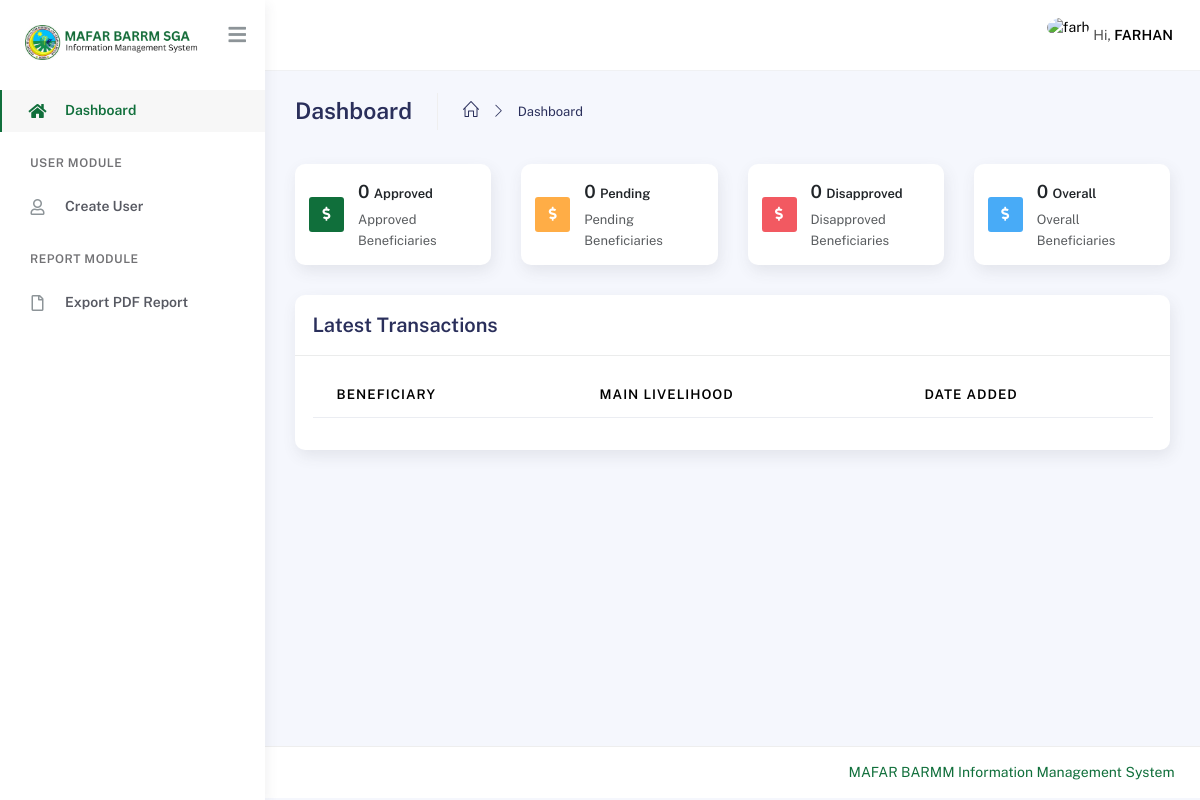
/mafar/dashboard/ (signed in), run on an earlier commit of the app's database.
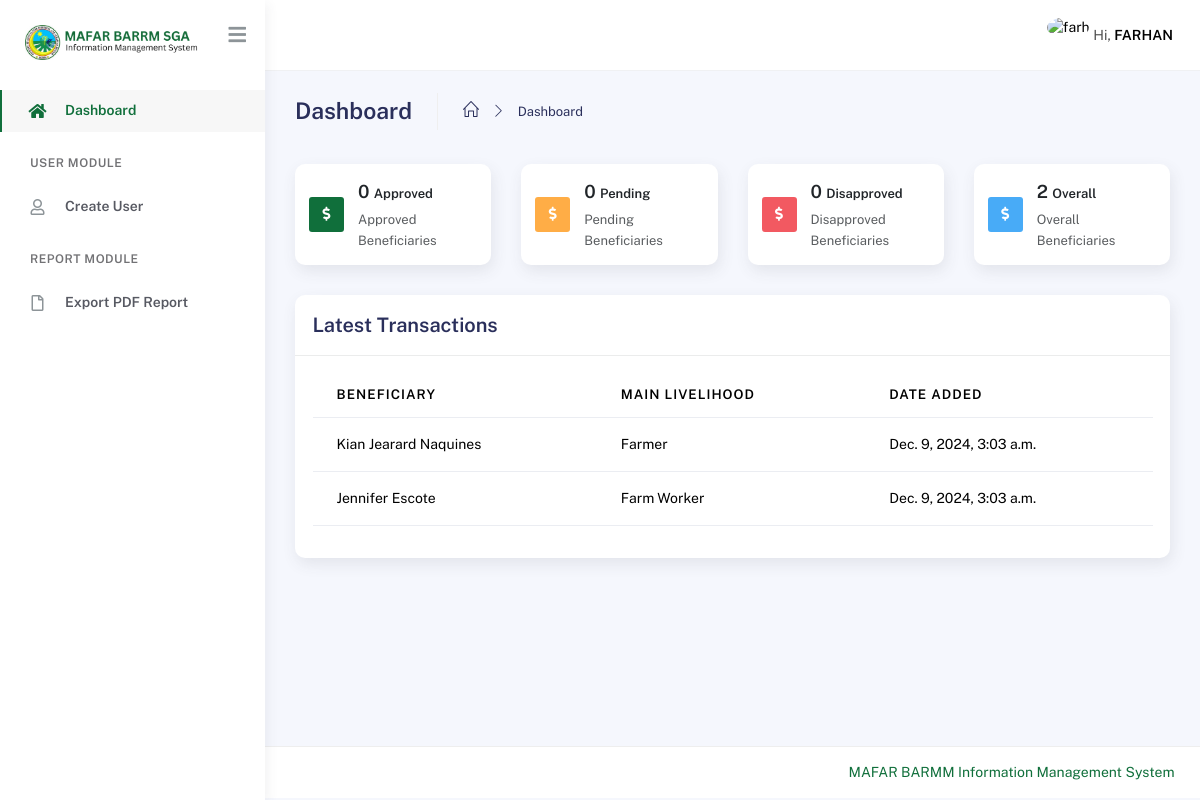
And on a later commit of the database.
### main/models.py (models this page shows, shortened)
class FarmProfile(models.Model):
    MAIN_LIVELIHOOD = (
        ("Farmer", "Farmer"),
        ("Farm Worker", "Farm Worker"),
        ("Agri Youth", "Agri Youth"),
    )
    FARMER = (
        ("Rice", "Rice"),
        ("Corn", "Corn"),
        ("Other Crops", "Other Crops"),
        ("Livestock", "Livestock"),
        ("Poultry", "Poultry"),
    )
    FARM_WORKER = (
        ("Land Preparation", "Land Preparation"),
        ("Planting", "Planting"),
        ("Cultivation", "Cultivation"),
        ("Harvesting", "Harvesting"),
        ("Others", "Others"),
    )
    AGRIYOUTH_WORKER = (
        ("1", "Part of a farming household"),
        ("2", "Attending/attended formal agri-fishery related course"),
        ("3", "Attending/attended non-formal agri-fishery related course"),
        ("4", "Participated in any agricultural activity/program."),
        ("5", "Others"),
    )
    related_to = models.ForeignKey(PersonalInformation, on_delete=models.CASCADE)
    main_livelihood = models.CharField(max_length=255, choices=MAIN_LIVELIHOOD)
    activity_farmer = models.CharField(
        max_length=50, choices=FARMER, null=True, blank=True
    )
    specific_farming_activity = models.CharField(max_length=50, null=True, blank=True)
    activity_farmworker = models.CharField(
        max_length=50, choices=FARM_WORKER, null=True, blank=True
    )
    specific_farmworker_activity = models.CharField(
        max_length=50, null=True, blank=True
    )
    activity_agriyouth = models.CharField(
        max_length=50, choices=AGRIYOUTH_WORKER, null=True, blank=True
    )
    specific_agriyouth_activity = models.CharField(
        max_length=50, null=True, blank=True
    )
    status = models.CharField(max_length=100, default='Pending', null=True, blank=True, choices=(('Pending','Pending'),('Approved','Approved'), ('Disapproved','Disapproved')))
    date_added = models.DateTimeField(auto_now_add=True)
    class Meta:
        verbose_name = "Farm Profile"
        verbose_name_plural = "Farm Profiles"

class PersonalInformation(models.Model):
    EXTENSIONS = (
        ("None", "None"),
        ("Sr.", "Sr."),
        ("Jr.", "Jr."),
    )
    GENDER = (("Male", "Male"), ("Female", "Female"))
    HIGHEST_EDUCATION = (
        ("Pre-school", "Pre-school"),
        ("Elementary", "Elementary"),
        ("High School", "High School"),
        ("Junior High School", "Junior High School"),
        ("Senior High School", "Senior High School"),
        ("College", "College"),
        ("Vocational", "Vocational"),
        ("Post-graduate", "Post-graduate"),
        ("None", "None"),
    )
    RELIGION = (
        ("Christianity", "Christianity"),
        ("Islam", "Islam"),
        ("Others", "Others"),
    )
    CIVIL_STATUS = (
        ("Single", "Single"),
        ("Married", "Married"),
        ("Widowed", "Widowed"),
        ("Separated", "Separated"),
    )
    RELATIONSHIP = (
        ("Mother", "Mother"),
        ("Father", "Father"),
    )
    firstname = models.CharField(
        max_length=255, help_text="Beneficiary first name", db_index=True
    )
    middlename = models.CharField(
        max_length=255, help_text="Beneficiary middle name", db_index=True
    )
    lastname = models.CharField(
        max_length=255, help_text="Beneficiary last name", db_index=True
    )
    extension = models.CharField(
        max_length=255, help_text="Extension", choices=EXTENSIONS, db_index=True,
        null=True, blank=True
    )
    gender = models.CharField(max_length=255, help_text="Gender", choices=GENDER)
    purok = models.CharField(max_length=255, help_text="Purok")
    municipality = models.ForeignKey(Municpality, on_delete=models.CASCADE, help_text="Municipality")
    barangay = models.ForeignKey(Barangay, on_delete=models.CASCADE, help_text="Barangay")
    street = models.CharField(max_length=255, help_text="Street")
    province = models.CharField(max_length=255, help_text="Province")
    region = models.CharField(max_length=255, help_text="Region")
    mobile_number = models.CharField(max_length=11, help_text="Mobile Number")
    landline_number = models.CharField(max_length=255, help_text="Landline Number", blank=True, null=True)
    dob = models.CharField(max_length=255, help_text="Date of Birth")
    pob = models.CharField(max_length=255, help_text="Place of Birth")
    provice_place_of_birth = models.CharField(
        max_length=255, help_text="Provice Place Of Birth"
    )
    country = models.CharField(max_length=255)
    education = models.CharField(
        max_length=255, help_text="Highest Formal Education", choices=HIGHEST_EDUCATION
    )
    is_pwd = models.BooleanField(default=False, help_text="Person with disability")
    is_fourps = models.BooleanField(default=False, help_text="4P's Beneficiary")
    is_member_in_ip = models.BooleanField(
        default=False, help_text="Member of an Indigenous Group"
    )
    is_household_head = models.BooleanField(default=False, help_text="Household head")
    is_with_government_id = models.BooleanField(default=False, help_text="Government ID")
    is_member_in_any_cooperative = models.BooleanField(default=False, help_text="Member in any cooperative")
    member_in_ip_specific = models.CharField(
        max_length=255, help_text="Specific Indigenous Group",
        null=True, blank=True
    )
    religion = models.CharField(max_length=255, choices=RELIGION, help_text="Region you belong")
    civil_status = models.CharField(max_length=255, choices=CIVIL_STATUS, help_text="Civil status")
    name_of_spouse_if_married = models.CharField(max_length=255, null=True, blank=True, help_text="Name of spouse if married")
    mother_maiden_name = models.CharField(max_length=255, help_text="Mother maiden name")
    name_of_household_head = models.CharField(max_length=255, help_text="Name of Household", blank=True, null=True)
    relationship = models.CharField(max_length=255, choices=RELATIONSHIP, null=True, blank=True, help_text="Relationship")
    number_of_living_household = models.IntegerField(default=0, null=True, blank=True, help_text="No. of living in your household")
    number_of_male = models.IntegerField(default=0, null=True, blank=True, help_text="No. of male in your household")
    number_of_female = models.IntegerField(default=0, null=True, blank=True, help_text="No. of female in your household")
    type_of_id = models.CharField(max_length=255, null=True, blank=True, help_text="What type of ID you have?")
    id_number = models.CharField(max_length=255, null=True, blank=True, help_text="Enter your ID number")
    specify_cooperative = models.CharField(max_length=255, null=True, blank=True, help_text="Specify what cooperative you are member with")
    person_to_notify = models.CharField(max_length=255)
    contact_number = models.CharField(max_length=255)
    date_added = models.DateTimeField(auto_now_add=True)
    def get_full_name(self):
        return f"{self.firstname} {self.lastname}"
    class Meta:
        verbose_name = "Personal Information"
        verbose_name_plural = "Personal Informations"

### main/views.py (the view)
class DashboardView(MustBeLoggedIn, View):
    template_name = 'dashboard.html'
    context = {}
    def get(self, request):
        self.context['pending_count'] = FarmProfile.objects.filter(status="Pending").count()
        self.context['approved_count'] = FarmProfile.objects.filter(status="Approved").count()
        self.context['disapproved_count'] = FarmProfile.objects.filter(status="Disapproved").count()
        self.context['total_beneficiaries'] = FarmProfile.objects.count()
        self.context['items'] = FarmProfile.objects.all().order_by('-date_added')[:10]
        return render(request, self.template_name, self.context)

### main/templates/dashboard.html (shortened to what this page needs)
{% extends './includes/base.html' %}
{% block content %}
<div class="page-inner">
    <div class="page-header">
        <h3 class="fw-bold mb-3">Dashboard</h3>
        <ul class="breadcrumbs mb-3">
            <li class="nav-home">
                <a href="#">
                    <i class="icon-home"></i>
                </a>
            </li>
            <li class="separator">
                <i class="icon-arrow-right"></i>
            </li>
            <li class="nav-item">
                <a href="#">Dashboard</a>
            </li>
        </ul>
    </div>
    <div class="row">
        <div class="col-sm-6 col-lg-3">
            <div class="card p-3">
                <div class="d-flex align-items-center">
                    <span class="stamp stamp-md bg-secondary me-3">
                        <i class="fa fa-dollar-sign"></i>
                    </span>
                    <div>
                        <h5 class="mb-1">
                            <b>
                                <a href="#">{{ approved_count }}
                                    <small>Approved</small>
                                </a>
                            </b>
                        </h5>
                        <small class="text-muted">Approved Beneficiaries</small>
                    </div>
                </div>
            </div>
        </div>
        <div class="col-sm-6 col-lg-3">
            <div class="card p-3">
                <div class="d-flex align-items-center">
                    <span class="stamp stamp-md bg-warning me-3">
                        <i class="fa fa-dollar-sign"></i>
                    </span>
                    <div>
                        <h5 class="mb-1">
                            <b>
                                <a href="#">{{ pending_count }}
                                    <small>Pending</small>
                                </a>
                            </b>
                        </h5>
                        <small class="text-muted">Pending Beneficiaries</small>
                    </div>
                </div>
            </div>
        </div>
        <div class="col-sm-6 col-lg-3">
            <div class="card p-3">
                <div class="d-flex align-items-center">
                    <span class="stamp stamp-md bg-danger me-3">
                        <i class="fa fa-dollar-sign"></i>
                    </span>
                    <div>
                        <h5 class="mb-1">
                            <b>
                                <a href="#">{{ disapproved_count }}
                                    <small>Disapproved</small>
                                </a>
                            </b>
                        </h5>
                        <small class="text-muted">Disapproved Beneficiaries</small>
                    </div>
                </div>
            </div>
        </div>
        <div class="col-sm-6 col-lg-3">
            <div class="card p-3">
                <div class="d-flex align-items-center">
                    <span class="stamp stamp-md bg-info me-3">
                        <i class="fa fa-dollar-sign"></i>
                    </span>
                    <div>
                        <h5 class="mb-1">
                            <b>
                                <a href="#">{{ total_beneficiaries }}
                                    <small>Overall</small>
                                </a>
                            </b>
                        </h5>
                        <small class="text-muted">Overall Beneficiaries</small>
                    </div>
                </div>
            </div>
        </div>
    </div>
    <div class="row">
        <div class="col-md-12">
            <div class="card card-round">
                <div class="card-header">
                    <div class="card-head-row">
                        <div class="card-title">Latest Transactions</div>
                    </div>
                </div>
                <div class="card-body">
                    <table class="table" id="datatable">
                        <thead>
                            <tr>
                                <th>Beneficiary</th>
                                <th>Main Livelihood</th>
                                <th>Date Added</th>
                            </tr>
                        </thead>
                        <tbody>
                            {% for item in items %}
                            <tr>
                                <td>{{ item.related_to.get_full_name }}</td>
                                <td>{{ item.main_livelihood }}</td>
                                <td>{{ item.date_added }}</td>
                            </tr>
                            {% endfor %}
                        </tbody>
                    </table>
                </div>
            </div>
        </div>
    </div>
</div>
{% endblock %}

### main/templates/includes/navbar.html (shortened to what this page needs)
{% load static %}
<nav class="navbar navbar-header navbar-header-transparent navbar-expand-lg border-bottom">
    <div class="container-fluid">
        <ul class="navbar-nav topbar-nav ms-md-auto align-items-center">
            <li class="nav-item topbar-user dropdown hidden-caret">
                <a
                    class="dropdown-toggle profile-pic"
                    data-bs-toggle="dropdown"
                    href="#"
                    aria-expanded="false"
                >
                    <div class="avatar-sm">
                        <img src="{% static 'assets/img/mafar-logo.png' %}" alt="{{ request.user.username }}" class="avatar-img rounded-circle">
                    </div>
                    <span class="profile-username">
                        <span class="op-7">Hi,</span>
                        <span class="fw-bold" style="text-transform: uppercase;">{{ request.user.username }}</span>
                    </span>
                </a>
            </li>
        </ul>
    </div>
</nav>

What changed in the data, as far as the page shows it:
added FarmProfile: related_to.get_full_name "Kian Jearard Naquines", main_livelihood "Farmer", date_added "Dec. 9, 2024, 3:03 a.m."
added FarmProfile: related_to.get_full_name "Jennifer Escote", main_livelihood "Farm Worker", date_added "Dec. 9, 2024, 3:03 a.m."
Also different on the page:
{{ total_beneficiaries }}: "0" → "2"
